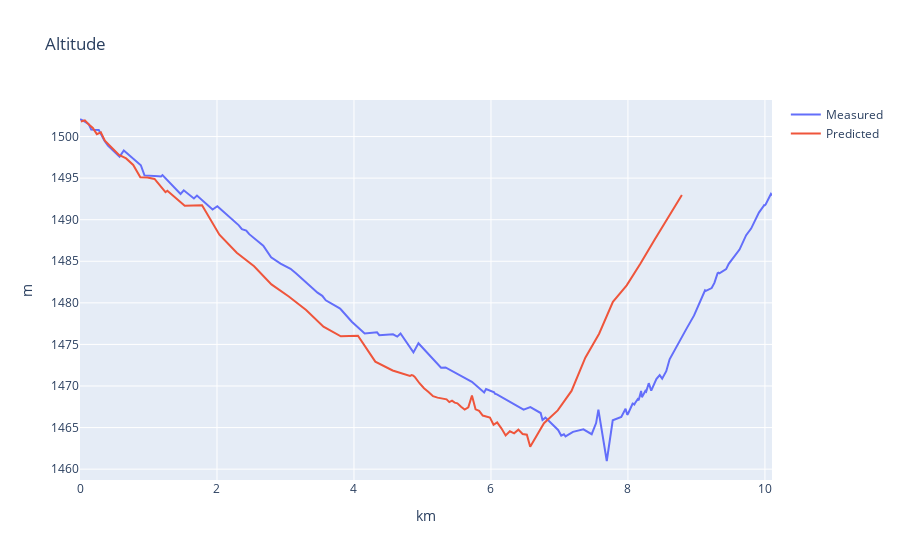
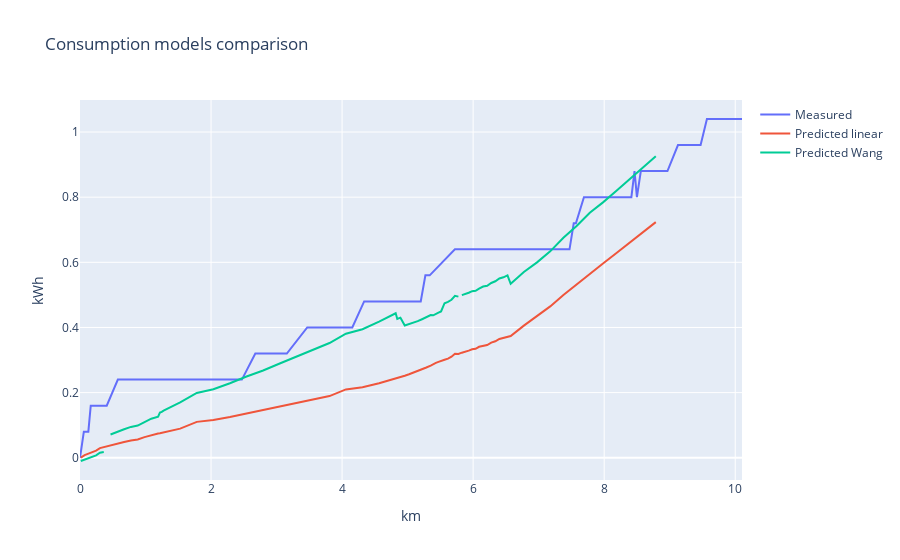
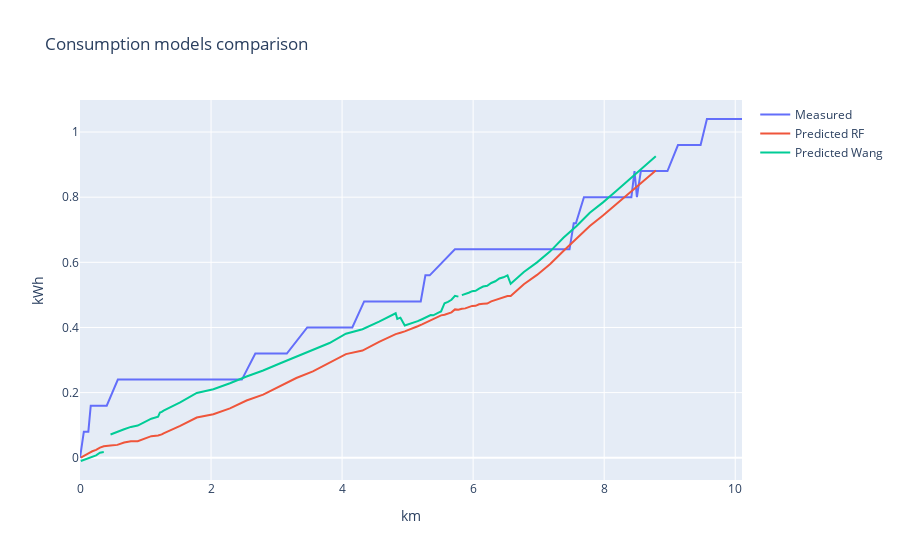

The code cell stored with these charts, in order, in its notebook:
### Markdown cell above
### Prueba Felipe Mendosa

### Code cell
prueba_F = FVQ731[(FVQ731.timestamp > '2021-03-06 13:57') & 
                  (FVQ731.timestamp < '2021-03-06 14:14')]

p2 = graficar(prueba_F, 'Santiago_Echavarria_01', 180, 'ANN')
